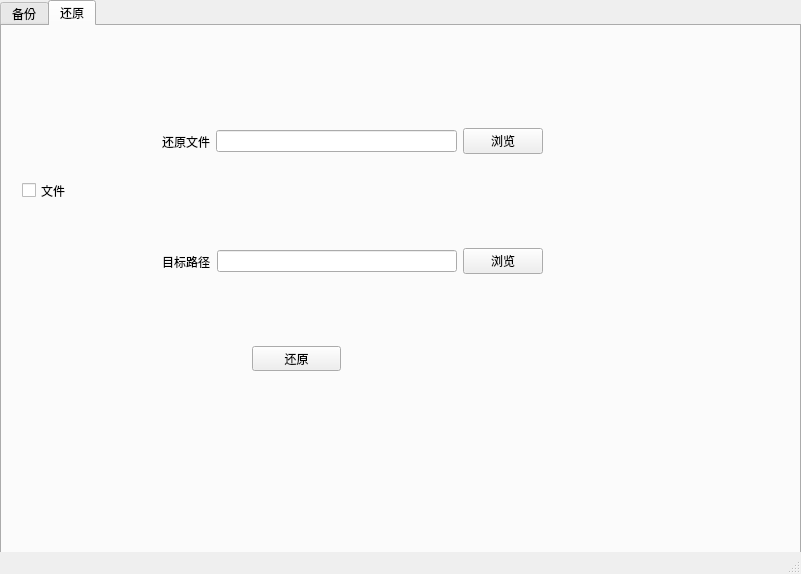
<?xml version="1.0" encoding="UTF-8"?>
<ui version="4.0">
 <class>MainWindow</class>
 <widget class="QMainWindow" name="MainWindow">
  <property name="geometry">
   <rect>
    <x>0</x>
    <y>0</y>
    <width>801</width>
    <height>574</height>
   </rect>
  </property>
  <property name="windowTitle">
   <string>MainWindow</string>
  </property>
  <widget class="QWidget" name="centralwidget">
   <widget class="QTabWidget" name="tabWidget">
    <property name="geometry">
     <rect>
      <x>0</x>
      <y>0</y>
      <width>801</width>
      <height>571</height>
     </rect>
    </property>
    <property name="currentIndex">
     <number>1</number>
    </property>
    <widget class="QWidget" name="tab">
     <attribute name="title">
      <string>备份</string>
     </attribute>
     <widget class="QWidget" name="horizontalLayoutWidget">
      <property name="geometry">
       <rect>
        <x>180</x>
        <y>120</y>
        <width>381</width>
        <height>91</height>
       </rect>
      </property>
      <layout class="QHBoxLayout" name="horizontalLayout">
       <item>
        <widget class="QLabel" name="label">
         <property name="text">
          <string>备份文件</string>
         </property>
        </widget>
       </item>
       <item>
        <widget class="QLineEdit" name="lineEdit">
         <property name="text">
          <string/>
         </property>
        </widget>
       </item>
       <item>
        <widget class="QPushButton" name="pushButton">
         <property name="text">
          <string>浏览</string>
         </property>
        </widget>
       </item>
      </layout>
     </widget>
     <widget class="QWidget" name="horizontalLayoutWidget_2">
      <property name="geometry">
       <rect>
        <x>180</x>
        <y>240</y>
        <width>381</width>
        <height>91</height>
       </rect>
      </property>
      <layout class="QHBoxLayout" name="horizontalLayout_2">
       <item>
        <widget class="QLabel" name="label_2">
         <property name="text">
          <string>目标路径</string>
         </property>
        </widget>
       </item>
       <item>
        <widget class="QLineEdit" name="lineEdit_2">
         <property name="text">
          <string/>
         </property>
        </widget>
       </item>
       <item>
        <widget class="QPushButton" name="pushButton_2">
         <property name="text">
          <string>浏览</string>
         </property>
        </widget>
       </item>
      </layout>
     </widget>
     <widget class="QPushButton" name="pushButton_3">
      <property name="geometry">
       <rect>
        <x>320</x>
        <y>350</y>
        <width>89</width>
        <height>25</height>
       </rect>
      </property>
      <property name="text">
       <string>备份</string>
      </property>
     </widget>
     <widget class="QWidget" name="horizontalLayoutWidget_3">
      <property name="geometry">
       <rect>
        <x>180</x>
        <y>30</y>
        <width>381</width>
        <height>71</height>
       </rect>
      </property>
      <layout class="QHBoxLayout" name="horizontalLayout_3">
       <item>
        <widget class="QCheckBox" name="checkBox_3">
         <property name="text">
          <string>打包</string>
         </property>
        </widget>
       </item>
       <item>
        <widget class="QCheckBox" name="checkBox_2">
         <property name="text">
          <string>压缩</string>
         </property>
        </widget>
       </item>
       <item>
        <widget class="QCheckBox" name="checkBox">
         <property name="text">
          <string>加密</string>
         </property>
        </widget>
       </item>
      </layout>
     </widget>
     <widget class="QCheckBox" name="checkBox_4">
      <property name="geometry">
       <rect>
        <x>40</x>
        <y>160</y>
        <width>122</width>
        <height>29</height>
       </rect>
      </property>
      <property name="text">
       <string>文件</string>
      </property>
     </widget>
    </widget>
    <widget class="QWidget" name="tab_2">
     <attribute name="title">
      <string>还原</string>
     </attribute>
     <widget class="QWidget" name="horizontalLayoutWidget_4">
      <property name="geometry">
       <rect>
        <x>160</x>
        <y>70</y>
        <width>381</width>
        <height>91</height>
       </rect>
      </property>
      <layout class="QHBoxLayout" name="horizontalLayout_4">
       <item>
        <widget class="QLabel" name="label_3">
         <property name="text">
          <string>还原文件</string>
         </property>
        </widget>
       </item>
       <item>
        <widget class="QLineEdit" name="lineEdit_3">
         <property name="text">
          <string/>
         </property>
        </widget>
       </item>
       <item>
        <widget class="QPushButton" name="pushButton_4">
         <property name="text">
          <string>浏览</string>
         </property>
        </widget>
       </item>
      </layout>
     </widget>
     <widget class="QPushButton" name="pushButton_5">
      <property name="geometry">
       <rect>
        <x>250</x>
        <y>320</y>
        <width>89</width>
        <height>25</height>
       </rect>
      </property>
      <property name="text">
       <string>还原</string>
      </property>
     </widget>
     <widget class="QWidget" name="horizontalLayoutWidget_5">
      <property name="geometry">
       <rect>
        <x>160</x>
        <y>190</y>
        <width>381</width>
        <height>91</height>
       </rect>
      </property>
      <layout class="QHBoxLayout" name="horizontalLayout_5">
       <item>
        <widget class="QLabel" name="label_4">
         <property name="text">
          <string>目标路径</string>
         </property>
        </widget>
       </item>
       <item>
        <widget class="QLineEdit" name="lineEdit_4">
         <property name="text">
          <string/>
         </property>
        </widget>
       </item>
       <item>
        <widget class="QPushButton" name="pushButton_6">
         <property name="text">
          <string>浏览</string>
         </property>
        </widget>
       </item>
      </layout>
     </widget>
     <widget class="QCheckBox" name="checkBox_5">
      <property name="geometry">
       <rect>
        <x>20</x>
        <y>150</y>
        <width>122</width>
        <height>29</height>
       </rect>
      </property>
      <property name="text">
       <string>文件</string>
      </property>
     </widget>
    </widget>
   </widget>
  </widget>
  <widget class="QMenuBar" name="menubar">
   <property name="geometry">
    <rect>
     <x>0</x>
     <y>0</y>
     <width>801</width>
     <height>28</height>
    </rect>
   </property>
  </widget>
  <widget class="QStatusBar" name="statusbar"/>
 </widget>
 <resources/>
 <connections/>
</ui>
